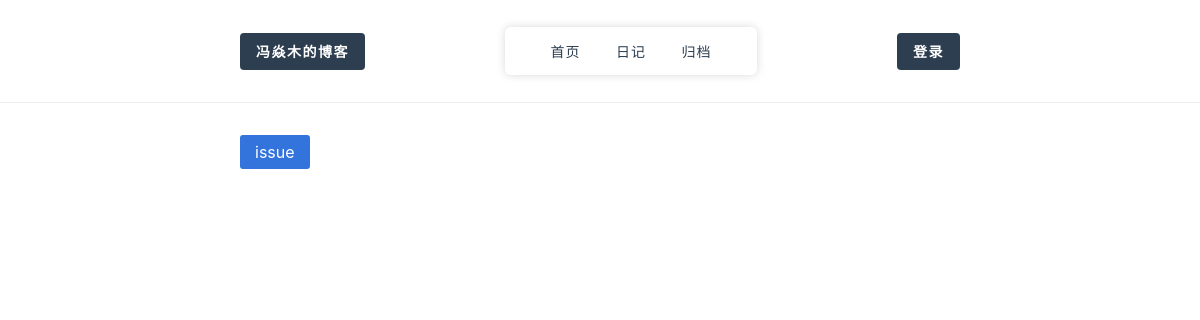
Page /archive/tag/issue on the earlier database version.
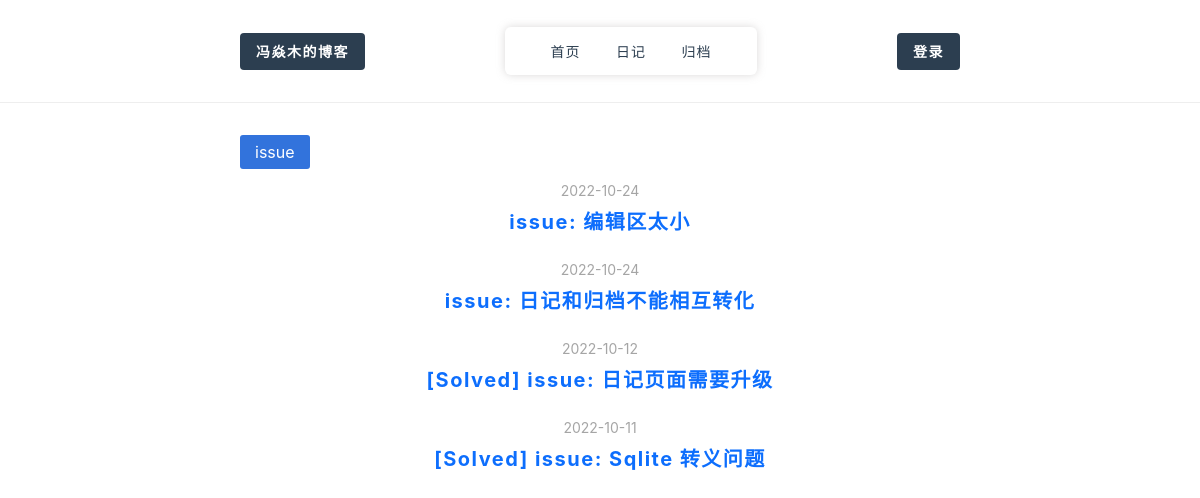
Same page on the later database version.
### tables this page shows
CREATE TABLE POST(pid         CHAR(50)  PRIMARY KEY       NOT NULL,title       CHAR(100)                   NOT NULL,content     TEXT                        NOT NULL,tags        TEXT                        NOT NULL,author      CHAR(100)                   NOT NULL,create_date CHAR(50)                    NOT NULL,views       INT                         NOT NULL,visible     INT                         NOT NULL,is_top      INT                         NOT NULL);

### core/views/index.py (the view)
@bp.route("/archive/<path:order_by>")
def archive(order_by="date"):
    archive_list = list()
    if "date" in order_by :
        for year in range(int(time.strftime("%Y", time.localtime())),2019, -1):
            posts = select_table(
                col=['title','create_date'],
                modle=PostModle(),
                condition="tags!='日记' and tags!='通告' and create_date like '{}%'".format(str(year)),
                order_by="create_date desc,pid desc"
            )
            if len(posts) != 0:
                archive_list.append({
                    "year":year,
                    "data":posts
                })
    elif "tag" in order_by:
        tag_name = order_by.split("/")[1]
        print(order_by.split("/"))
        posts = select_table(
            col=['title', 'create_date'],
            modle=PostModle(),
            condition="tags!='日记' and tags!='通告' and tags = '{}'".format(tag_name),
            order_by="create_date desc,pid desc"
        )
        archive_list.append({
            "year": tag_name,
            "data": posts
        })
    return render_template("archive.html",archive_list=archive_list)

### core/lib/Config/__init__.py (called while the page is built)
def get_config(config_file=None):
    if config_file is None:
        config_file="config.json"
    with open(config_file, "r", encoding="utf-8") as f:
        config_data = json.load(f)
    return config_data

### core/lib/Db/Db.py (called while the page is built)
def get_db(config_file=None):
    config = get_config(config_file)
    conn = sqlite3.connect(config['db_name'] + ".db")
    return conn

### core/templates/archive.html (shortened to what this page needs)
{% extends 'main.html' %}
{% block main %}
  <div class="ArchiveView">
    {% for item in archive_list %}
    <div class="block">
      <div class="header">
        <a href="#">{{item['year']}}</a>
      </div>
      {% for j in item['data'] %}
      <div class="content">
        <ul>
          <a href=""><span>{{j['create_date']}}</span><div>{{j['title']}}</div></a>
        </ul>
      </div>
      {% endfor%}
    </div>
    {% endfor%}
  </div>
{% endblock %}

### core/templates/main.html (shortened to what this page needs)
{% extends 'header.html' %}

### core/templates/header.html
{% extends 'base.html' %}
{% block nav_area %}
    <div class="navbar">
            <div class="logo">
                <a href="/">冯焱木的博客</a>
            </div>
            <div class="menu-list">
                <li><a href="/">首页</a></li>
                <li><a href="/daily">日记</a></li>
                <li><a href="/archive/date">归档</a></li>
            </div>
            <div class="option">
                <a href="/admin/login">登录</a>
            </div>
        </div>
{% endblock %}

### core/templates/base.html (shortened to what this page needs)
<!DOCTYPE html>
<html lang="en">
<head>
	<link rel="stylesheet" href="{{url_for('static',filename='js/katex/katex.css')}}">
    <link rel="stylesheet" href="{{url_for('static',filename='css/bootstrap-5.2.2/dist/css/bootstrap.css')}}">
    <link rel="stylesheet" href="{{url_for('static',filename='css/main.css')}}">
</head>
<body>
    <div class="content">
        <header>
            <div class="nav-area">
                {% block nav_area %}{% endblock %}
            </div>
        </header>
        <div class="main">
            {% block main %}{% endblock %}
        </div>
    </div>
</body>
</html>

### core/static/js/katex/katex.css (style rules this page uses)
body { counter-reset: katexEqnNo mmlEqnNo; }

### core/static/css/main.css (style rules this page uses)
body { margin: 0; font-family: -apple-system, BlinkMacSystemFont, "Segoe UI", "Roboto", "Oxygen", "Ubuntu", "Cantarell", "Fira Sans", "Droid Sans", "Helvetica Neue", sans-serif; -webkit-font-smoothing: antialiased; -moz-osx-font-smoothing: grayscale; }
.content header { display: flex; justify-content: center; border-bottom: 1px solid #eee; margin-bottom: 2.3em; }
.content header .nav-area { width: 60%; padding: 1.2em 0; }
.content .main { display: flex; justify-content: center; }
.navbar { display: flex; justify-content: space-between; align-items: center; }
.navbar .logo a { text-decoration: none; color: #2c3e50; font-weight: 600; font-size: 14px; background-color: #2c3e50; color: white; padding: 10px 16px; border-radius: 4px; letter-spacing: 1.5px; }
.navbar .menu-list { background-color: #ffffff; display: flex; border-radius: 6px; box-shadow: 0 0 9px 0 rgba(161, 154, 154, 0.38); font-size: 14px; padding: 0.6em 2em; }
.navbar .menu-list li { display: flex; align-items: center; padding: 5px 15px; }
.navbar .menu-list li a { padding: 0 0.2em; text-decoration: none; color: #2c3e50; display: flex; align-items: center; letter-spacing: 1px; }
.navbar .option a { text-decoration: none; color: #2c3e50; font-weight: 600; font-size: 14px; background-color: #2c3e50; color: white; padding: 10px 16px; border-radius: 4px; letter-spacing: 1.5px; }
.ArchiveView { width: 60%; margin-bottom: 5em; }
.ArchiveView .header { margin-bottom: 1em; }
.ArchiveView .header a { background-color: #3273dc; color: #fff; padding: 7px 15px; border-radius: 3px; font-size: 16px; text-decoration: none; }
.ArchiveView .content ul { list-style: none; margin: 0; padding: 0; }
.ArchiveView .content ul a { display: flex; text-decoration: none; justify-content: center; flex-direction: column; align-items: center; margin-bottom: 1em; text-decoration: none; }
.ArchiveView .content ul a span { color: rgba(122, 122, 122, 0.6784313725); font-size: 14px; }
.ArchiveView .content ul a div { font-size: 20px; padding: 0.3em 0; font-weight: bold; letter-spacing: 1.5px; }

Differences in the rows shown:
added POST: create_date "2022-10-24", title "issue: 编辑区太小"
added POST: create_date "2022-10-24", title "issue: 日记和归档不能相互转化"
added POST: create_date "2022-10-12", title "[Solved] issue: 日记页面需要升级"
added POST: create_date "2022-10-11", title "[Solved] issue: Sqlite 转义问题"
